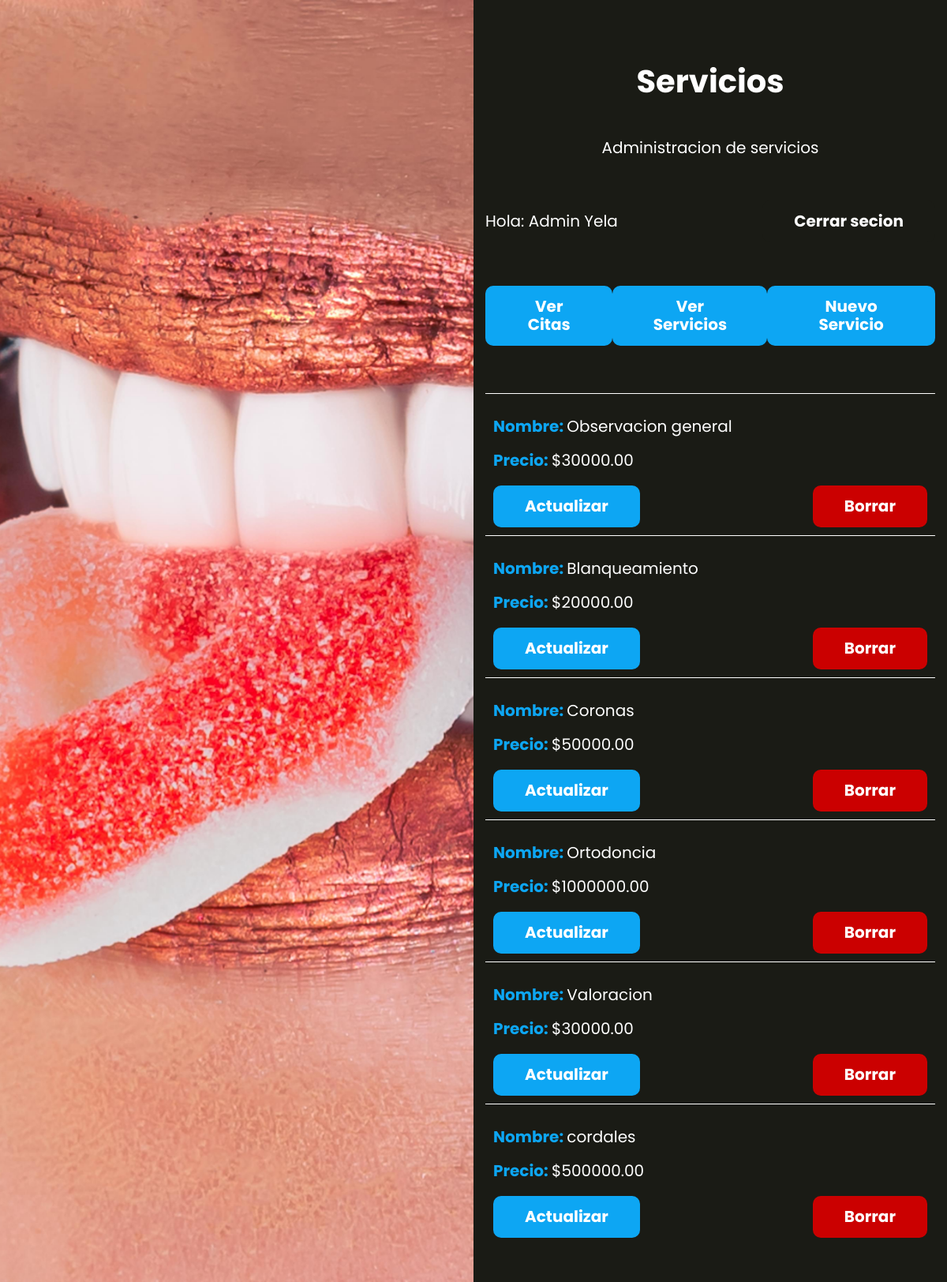
/servicios (signed in), run on the app's committed database.
### tables this page shows
CREATE TABLE `servicios` (
  `id` int NOT NULL AUTO_INCREMENT,
  `nombre` varchar(60) DEFAULT NULL,
  `precio` decimal(10,2) DEFAULT NULL,
  PRIMARY KEY (`id`)
);

### controllers/ServicioController.php (called while the page is built, shortened)
<?php
class ServicioController {
    public static function index(Router $router){
        $servicios = Servicio::all();
        $router->render('servicios/index', [
            'nombre' => $_SESSION['nombre'],
            'servicios' => $servicios
        ]);
    }
}

### public/index.php (called while the page is built, shortened)
<?php
$router = new Router();
$router->get('/', [LoginController::class, 'login']);
$router->post('/', [LoginController::class, 'login']);
$router->get('/logout', [LoginController::class, 'logout']);
$router->get('/olvide', [LoginController::class, 'olvide']);
$router->post('/olvide', [LoginController::class, 'olvide']);
$router->get('/recuperar', [LoginController::class, 'recuperar']);
$router->post('/recuperar', [LoginController::class, 'recuperar']);
$router->get('/crear-cuenta', [LoginController::class, 'crear']);
$router->post('/crear-cuenta', [LoginController::class, 'crear']);
$router->get('/confirmar-cuenta', [LoginController::class, 'confirmar']);
$router->get('/mensaje', [LoginController::class, 'mensaje']);
$router->get('/cita', [CitaController::class, 'index']);
$router->get('/admin', [AdminController::class, 'index']);
$router->get('/api/servicios',[APIController::class, 'index']);
$router->post('/api/citas',[APIController::class, 'guardar']);
$router->post('/api/eliminar',[APIController::class, 'eliminar']);
$router->get('/servicios',[ServicioController::class, 'index']);
$router->get('/servicios/crear',[ServicioController::class, 'crear']);
$router->post('/servicios/crear',[ServicioController::class, 'crear']);
$router->get('/servicios/actualizar',[ServicioController::class, 'actualizar']);
$router->post('/servicios/actualizar',[ServicioController::class, 'actualizar']);
$router->post('/servicios/eliminar',[ServicioController::class, 'eliminar']);
$router->comprobarRutas();

### models/ActiveRecord.php (called while the page is built, shortened)
<?php
class ActiveRecord {
    protected static $db;
    protected static $tabla = '';
    public static function setDB($database) {
        self::$db = $database;
    }
    public static function consultarSQL($query) {
        $resultado = self::$db->query($query);
        $array = [];
        while($registro = $resultado->fetch_assoc()) {
            $array[] = static::crearObjeto($registro);
        }
        return $array;
    }
    protected static function crearObjeto($registro) {
        $objeto = new static;
        foreach($registro as $key => $value ) {
            if(property_exists( $objeto, $key  )) {
                $objeto->$key = $value;
            }
        }
        return $objeto;
    }
    public static function all() {
        $query = "SELECT * FROM " . static::$tabla;
        $resultado = self::consultarSQL($query);
        return $resultado;
    }
}

### views/servicios/index.php (the view, shortened to what this page needs)
<h1 class="nombre-pagina">Servicios</h1>
<p class="descripcion-pagina">Administracion de servicios</p>
<?php
    include_once __DIR__ . '/../templates/barra.php'
?>
<ul class="servicios">
    <?php foreach($servicios as $servicio): ?>
        <li>
            <p>Nombre: <span><?php echo $servicio->nombre; ?></span></p>
            <p>Precio: <span>$<?php echo $servicio->precio; ?></span></p>
            <div class="acciones">
                <a class="boton" href="/servicios/actualizar?id=<?php echo $servicio->id; ?>">Actualizar</a>
                <form action="/servicios/eliminar" method="POST">
                    <input type="submit" value="Borrar" class="boton-eliminar">
                </form>
            </div>
        </li>
    <?php endforeach ?>
</ul>

### public/build/css/app.css (style rules this page uses)
html { line-height:1.15;-webkit-text-size-adjust:100% }
body { margin:0 }
h1 { font-size:2em;margin:.67em 0 }
a { background-color:transparent }
button,input,optgroup,select,textarea { font-family:inherit;font-size:100%;line-height:1.15;margin:0 }
button,input { overflow:visible }
[type=button],[type=reset],[type=submit],button { -webkit-appearance:button }
html { font-size:62.5%;box-sizing:border-box;height:100% }
body { min-height:100%;display:flex;flex-direction:column;background-color:#1a1b15;color:#fff;font-family:Poppins,sans-serif;font-size:1.6rem }
@media (min-width:768px) { body { height:100% } }
*,:after,:before { box-sizing:inherit }
a { text-decoration:none }
h1,h2,h3 { font-family:Poppins,sans-serif;margin:0 0 2.5rem;font-weight:900;color:#fff;text-align:center }
h1 { font-size:4rem }
p { color:#fff;font-size:2rem }
.nombre-pagina { margin:5rem 0;font-weight:700 }
.descripcion-pagina,.nombre-pagina { text-align:center }
.citas,.servicios { list-style:none;padding:0 }
.citas li,.servicios li { padding:1rem;border-top:1px solid #fff }
.citas li p,.servicios li p { font-weight:700;color:#0da6f3 }
.citas li .servicio,.citas li span,.servicios li .servicio,.servicios li span { font-weight:400;color:#fff }
.servicios .acciones,.servicios .boton,.servicios .boton-eliminar { margin:0 }
.boton { background-color:#0da6f3;padding:1.5rem 4rem;color:#fff;font-size:2rem;font-weight:400;display:inline-block;font-weight:700;border:none;transition-property:background-color;transition-duration:.3s;text-align:center;display:block;width:100%;margin:5rem 0 }
@media (min-width:768px) { .boton { width:auto;border-radius:1rem } }
.boton-eliminar { background-color:#cb0000;padding:1.5rem 4rem;color:#fff;font-size:2rem;font-weight:400;display:inline-block;font-weight:700;border:none;transition-property:background-color;transition-duration:.3s;text-align:center;display:block;width:100%;margin:5rem 0 }
@media (min-width:768px) { .boton-eliminar { width:auto;border-radius:1rem } }
.acciones { margin-top:5rem }
@media (min-width:768px) { .acciones { display:flex;justify-content:space-between;align-items:center } }
.acciones a { color:#fff;display:block;margin-bottom:2.5rem;text-align:center }

### data on the page
servicios: nombre "Observacion general", precio "30000.00"
servicios: nombre "Blanqueamiento", precio "20000.00"
servicios: nombre "Coronas", precio "50000.00"
servicios: nombre "Ortodoncia", precio "1000000.00"
servicios: nombre "Valoracion", precio "30000.00"
servicios: nombre "cordales", precio "500000.00"

### other printed values
$nombre "Admin Yela"
